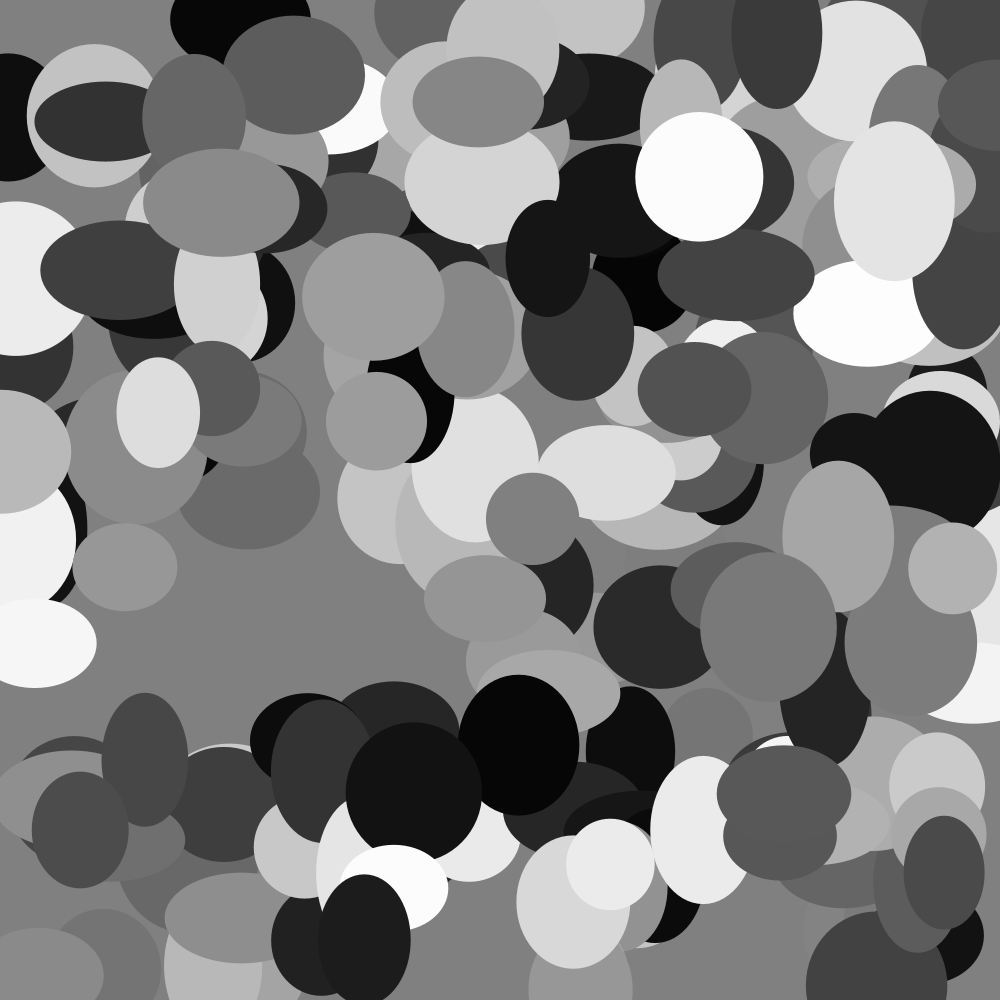
Frame 1 (no input)
Frame 60 (the mouse pressed at the canvas centre just before this capture): identical to frame 1, image omitted
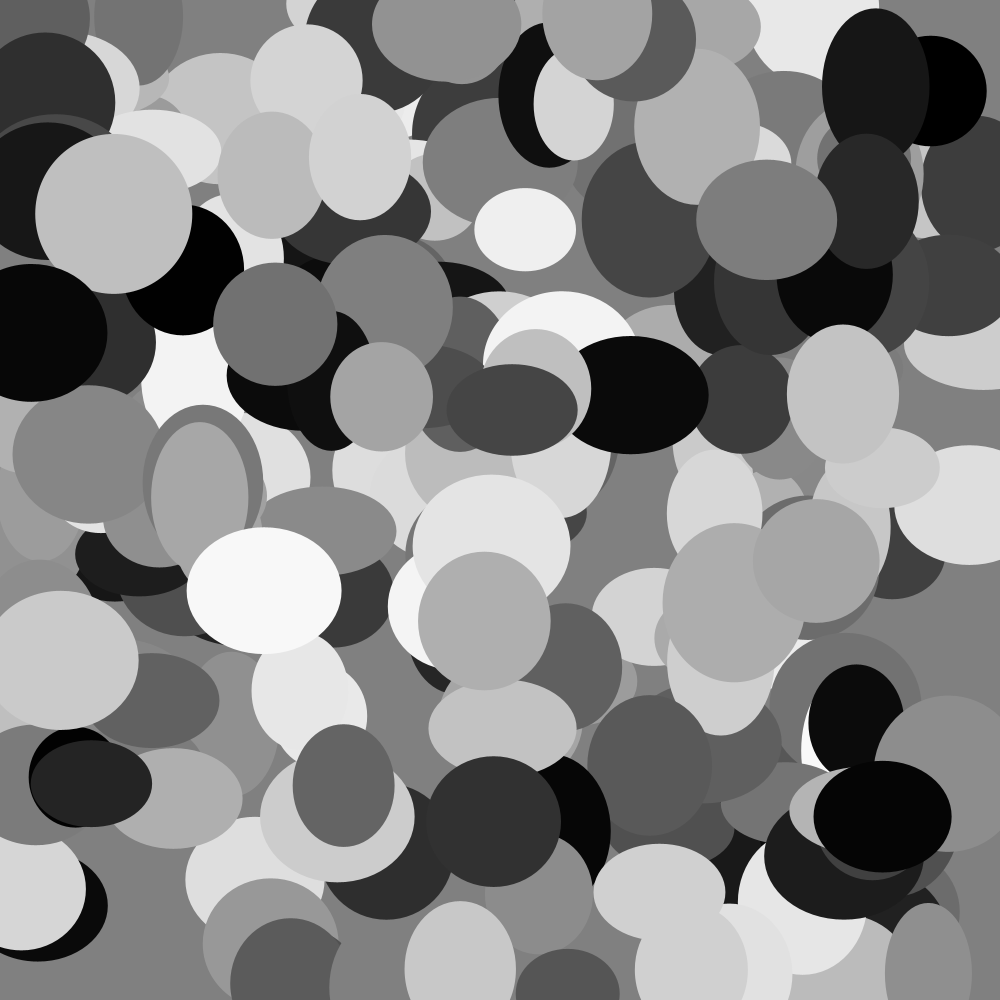
Frame 120 (the mouse held since frame 60 and released just before this capture)

The Processing sketch that drew these frames (run headless with seeded random() and noise(); from frame 60 on, the mouse is pressed at the canvas centre):

// Processing sketch: processing_171686
// ── processing_171686.pde

float rad = 80;
float widt = 1000;
int nSides = 15;
float jit = 25;
int lastStim = 0;
int stimDur = 100;
boolean masked = false;

void setup(){
  size(1000,1000);
}

void draw(){
  if(millis()-lastStim>stimDur && masked==false){
    background(128);
    mask();
    masked = true;
  }
}

void makeShapes(){
  int nShapes = floor(random(7.9));
  float[] xs = new float[nShapes];
  float[] ys = new float[nShapes];
  for(int i=0;i<nShapes;i++){
    xs[i] = 10000;
    ys[i] = 10000;
  }
  for(int i=0;i<nShapes;i++){
    float closest = 0.;
    float x = 0;
    float y = 0;
    while(closest<2.*rad){
      x = random(widt-2.*rad)+rad;
      y = random(widt-2.*rad)+rad;
      closest = findClosest(x,y,xs,ys);
    }
    xs[i] = x;
    ys[i] = y;
    drawShape(nSides,x,y,rad,jit);
  }
}
    

void drawShape(int vertices,float x, float y, float rad,float jit){
  fill(128);
  noStroke();
  strokeWeight(2);
  beginShape();
  float initX = 0;
  float initY = 0;
  float dA = 2.*PI/vertices;
  for(int i=0;i<vertices;i++){
    float dx = cos(i*dA)*rad;
    float dy = sin(i*dA)*rad;
    float xPos = x+dx+random(jit)-jit/2.;
    float yPos = y+dy+random(jit)-jit/2.;
    if(i==0){
      initX = xPos;
      initY = yPos;
    }
    vertex(xPos,yPos);
  }
  vertex(initX,initY);
  endShape();
}

float findClosest(float x, float y, float[] xs, float[] ys){
  int nOthers = xs.length;
  float closest = 3000.;
  for(int i=0;i<nOthers;i++){
    float dist = sqrt(sq(x-xs[i])+sq(y-ys[i]));
    if(dist<closest){
      closest = dist;
    }
  }
  return closest;
}

void makeBars(float barW){
  int nBars = ceil(widt/(barW*2.));
  for(int i=0;i<nBars;i++){
    noStroke();
    fill(0);
    rect(barW*2.*i,0,barW,widt);
  }
}

void mask(){
  for(int i=0;i<200;i++){
    noStroke();
    fill(random(255));
    ellipse(random(widt),random(widt),random(rad)+rad,random(rad)+rad);
  }
}

void mousePressed(){
  boolean depthOrder = true;
  if(random(1)<.5){
    depthOrder = false;
  }
  background(255);
  if(depthOrder){
    makeBars(random(rad*1)+.5*rad);
  }
  makeShapes();
  if(!depthOrder){
    makeBars(random(rad*1)+.5*rad);
  }
  lastStim = millis();
  masked = false;
}
